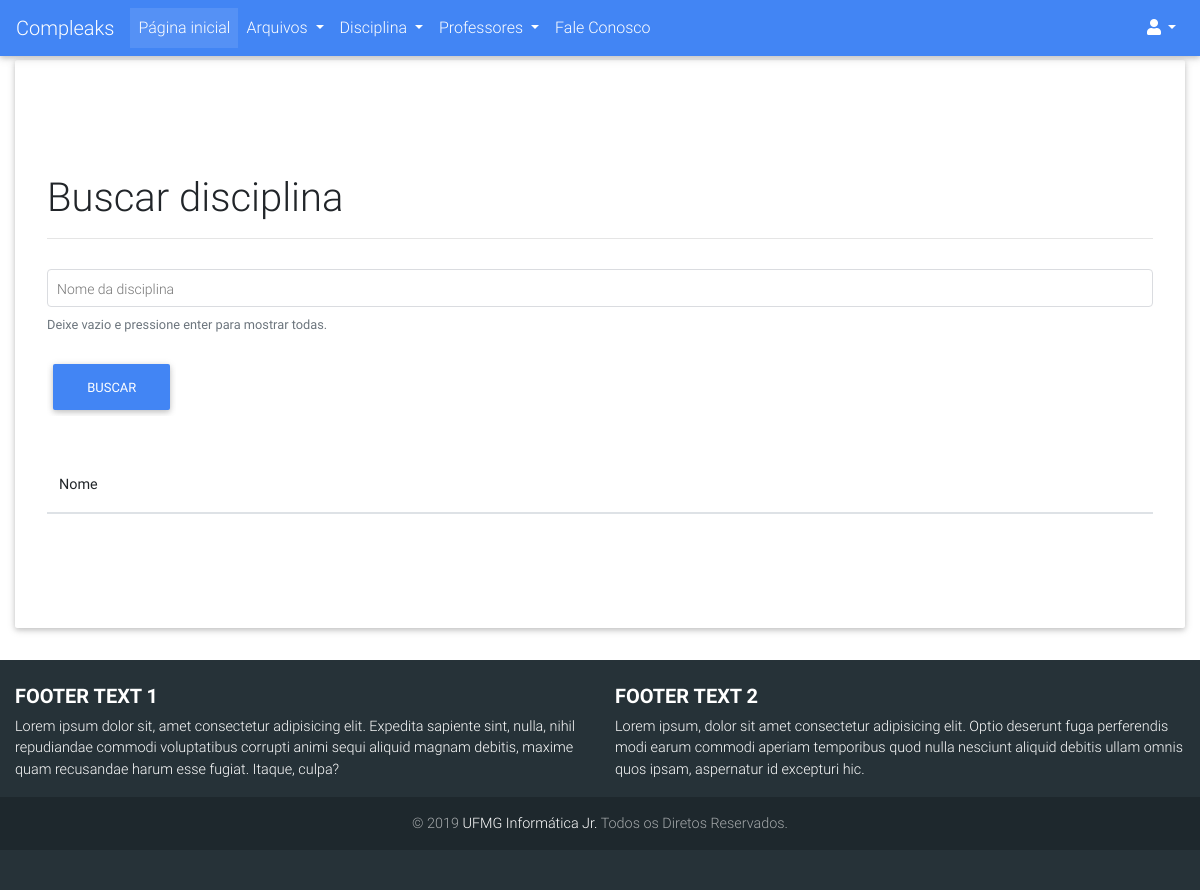
/disciplinas/listar, run on an earlier commit of the app's database.
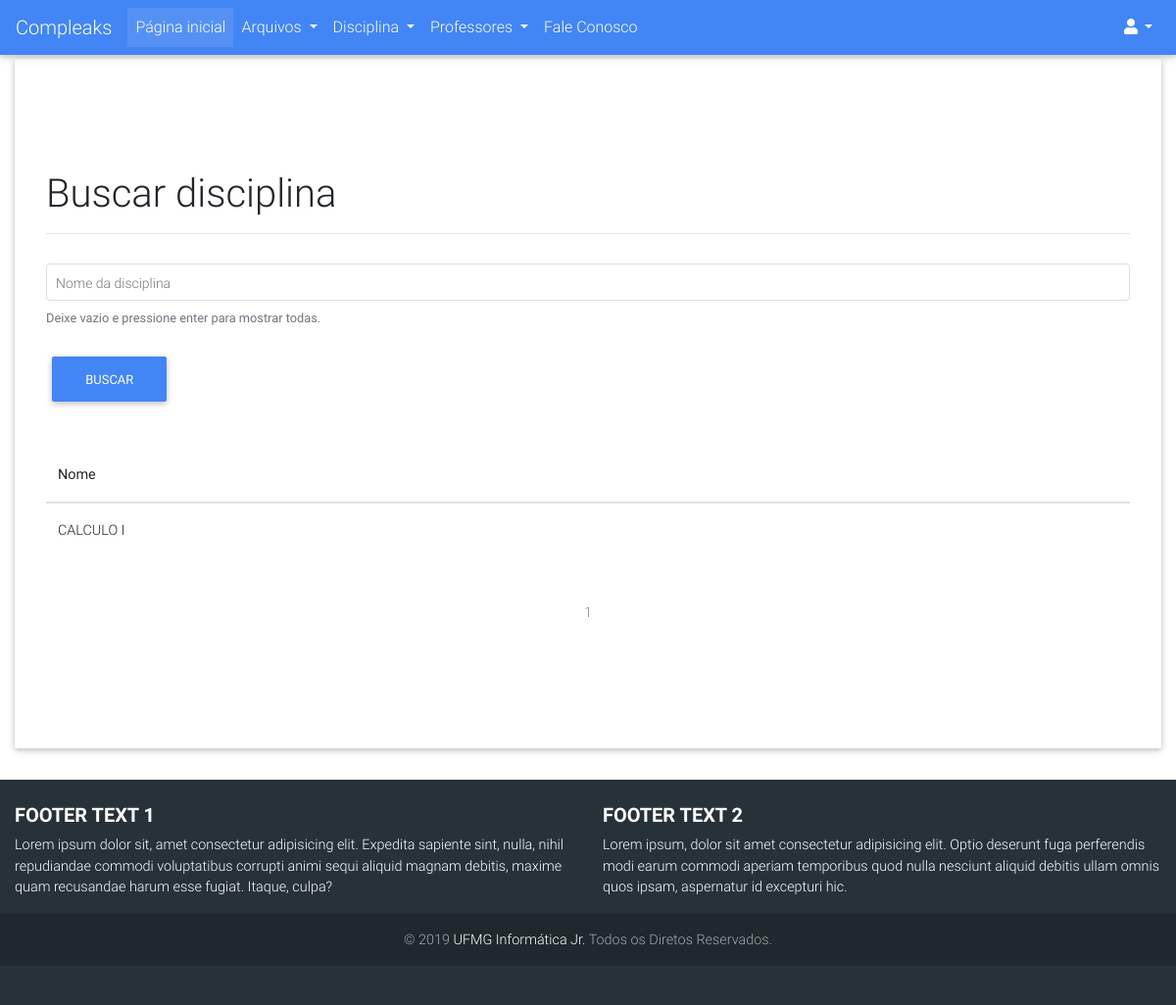
And on a later commit of the database.
### compleaks/disciplinas/models.py (models this page shows, shortened)
class Disciplina(db.Model):
	__tablename__ = 'disciplinas'
	id = db.Column(db.Integer, primary_key=True)
	nome = db.Column(db.String, unique=True)
	data_criacao = db.Column(db.DateTime, default=datetime.now)
	ativado = db.Column(db.Boolean)
	data_deletado = db.Column(db.DateTime, nullable=True)
	id_deletor = db.Column(db.Integer, nullable=True)
	id_criador = db.Column(db.Integer, nullable=True)
	motivo_delete = db.Column(db.String(120), nullable=True)
	arquivos = db.relationship('Arquivo', backref='disciplina', lazy=True)
	comentarios = db.relationship('ComentarioDisc', backref='disciplina', lazy=True)
	questoes = db.relationship('Questao', backref='disciplina', lazy=True)
	materias = db.relationship('Materia', backref='disciplina', lazy=True)

### compleaks/disciplinas/views.py (the view)
@disciplinas.route('/lista/<nome>',
	methods=['POST', 'GET'])
@disciplinas.route('/listar', defaults={"nome":None}, methods=['POST', 'GET'])
def listar(nome):
	form_excluir = ExcluirDisciplinaForm()
	form_editar = EditarDisciplinaForm()
	form_buscar = BuscarDisciplinaForm()
	form_login = LoginForm()
	page = request.args.get('page', 1, type=int)
	if not nome:
		disciplinadb = Disciplina.query.order_by(Disciplina.nome.asc()).paginate(page=page, per_page=10)
	else:
		disciplinadb = Disciplina.query.filter(Disciplina.nome.contains(nome))\
		.order_by(Disciplina.nome.asc()).paginate(page=page, per_page=10)
	disciplinas = disciplinadb
	disciplinadb = disciplinadb.items
	if disciplinadb:
		existe_disciplina = True
	else:
		existe_disciplina = False
	return render_template('listar_disciplina.html',disciplinadb=disciplinadb, form_login=form_login,
				form_buscar=form_buscar, form_editar=form_editar, form_excluir=form_excluir,
				disciplinas=disciplinas, navigation_data=nome, existe_disciplina=existe_disciplina)

### compleaks/disciplinas/forms.py
class ExcluirDisciplinaForm(FlaskForm):
    motivo = StringField("Motivo da exclusão por favor:")
    submit = SubmitField("Excluir")

class EditarDisciplinaForm(FlaskForm):
    novo_nome = StringField("Novo nome:", validators=[DataRequired()])
    submit = SubmitField("Editar")

### compleaks/disciplinas/templates/disciplinas/listar_disciplina.html (shortened to what the changed rows need)
{% extends "base.html" %}
{% block content %}
  {% if current_user.is_admin %}
    <div>
        <form class="form-group" action="{{ url_for('disciplinas.buscar') }}" method="POST">
            <div class="page-header" style="margin-bottom: 30px;">
                <h1>Buscar disciplina</h1>
                <hr/>
            </div>
            {{ form_buscar.hidden_tag() }}
            <div class="md-form md-outline">
                {{form_buscar.nome(id="inputIconEx1", class="form-control")}}
                <label for="inputIconEx1">Nome da disciplina</label>
                <small id="emailHelp2" class="form-text text-muted">Deixe vazio e pressione enter para mostrar todas.</small>
            </div>
            {{ form_buscar.submit(class="btn btn-primary") }}
        </form>
    </div>
    <br>
    {% if busca %}
        {% if existe_disciplina %}
        {% else %}
            <h2>Sem resultados para busca</h2>
            <br>
        {% endif %}
    {% endif %}
    <table class="table" >
        <h2>Disciplinas</h2>
        <thead>
            <tr>
              <th>ID</th>
              <th>Nome</th>
              <th>Ação</th>
            </tr>
        </thead>
        {% if existe_disciplina %}
        {% for disciplina in disciplinadb %}
            <tbody>
                <tr>
                    {% if not disciplina.ativado %}
                        <article color="red">
                            <td>{{ disciplina.id }}</td>
                            <td><a href="{{url_for('disciplinas.perfil', id=disciplina.id )}}">{{ disciplina.nome }}</a></td>
                            <td><button type="button" class="btn btn-danger" data-toggle="modal"  data-target="#redefinir{{disciplina.id}}" >Redefinir</button></td>
                        </article>
                    {% else %}
                        <td>{{ disciplina.id }}</td>
                        <td><a href="{{url_for('disciplinas.perfil', id=disciplina.id )}}"> {{ disciplina.nome }}</a></td>
                        <td>
                            <a data-dismiss="modal" data-toggle="modal" data-target="#editar{{disciplina.id}}"><img class="img-responsive delete" data-toggle="tooltip" data-placement="top" title="Editar" src="{{url_for('static', filename='images/icones/padrao/editar.svg')}}" alt="Editar"/></a>
                            <a data-dismiss="modal" data-toggle="modal" data-target="#excluir{{disciplina.id}}"><img class="img-responsive delete icone" data-toggle="tooltip" data-placement="top" title="Excluir" src="{{url_for('static', filename='images/icones/padrao/delete_arquivo.svg')}}" alt="Excluir"/></a>
                        </td>
                    {% endif %}
                </tr>
            </tbody>
            <div class="modal fade" tabindex="-1" role="dialog" id="redefinir{{disciplina.id}}">
                <div class="modal-dialog" role="document">
                    <div class="modal-content">
                        <div class="modal-header">
                            <h5 class="modal-title">Redefinir disciplina?</h5>
                            <button type="button" class="close" data-dismiss="modal" aria-label="Close">
                            <span aria-hidden="true">&times;</span>
                            </button>
                        </div>
                        <div class="modal-body">
                            <p>Você tem certeza que deseja redefinir essa disciplina?</p>
                            <br/>
                            <h6 class="modal-title">Dados de Cadastro</h6>
                            <p>  Nome: {{ disciplina.nome }} </p>
                            <br/>
                            <h6 class="modal-title">Dados de Exclusão</h6>
                            <p> Id do usuário que excluiu: {{ disciplina.id_deletor }} </p>
                            {% if disciplina.motivo_delete %}
                                <p> Motivo da Exclusão: {{ disciplina.motivo_delete }} </p>
                            {% else %}
                                <p> Nenhum motivo de Exclusão Cadastrado </p>
                            {% endif %}
                            <br/>
                        </div>
                        <div class="modal-footer">
                            <button type="button" class="btn btn-secondary" data-dismiss="modal">Cancel</button>
                            <form id="id_form" action="{{ url_for('disciplinas.redefinir', disc_id=disciplina.id) }} " method="POST">
                                <input type="submit" value="Redefinir" for="#id_form">
                            </form>
                        </div>
                    </div>
                </div>
            </div>
            <div class="modal fade" tabindex="-1" role="dialog" id="editar{{disciplina.id}}">
                <div class="modal-dialog" role="document">
                    <div class="modal-content">
                        <div class="modal-header">
                            <h5 class="modal-title">Editar disciplina?</h5>
                            <button type="button" class="close" data-dismiss="modal" aria-label="Close">
                            <span aria-hidden="true">&times;</span>
                            </button>
                        </div>
                        <form action="{{ url_for('disciplinas.editar', disc_id=disciplina.id) }}" method="POST">
                            <div class="modal-body">
                                <p>Você tem certeza que deseja editar essa disciplina?</p>
                                <h6 class="modal-title">Dados de Cadastro</h6>
                                <p>Nome: {{ disciplina.nome }} </p>
                                <br>
                                {{ form_editar.hidden_tag() }}
                                {{form_editar.novo_nome.label}}
                                {{form_editar.novo_nome(class="form-control", value=disciplina.nome )}}
                              </div>
                            <div class="modal-footer">
                                <button type="button" class="btn btn-secondary" data-dismiss="modal">Cancelar</button>
                                {{ form_editar.submit()}}
                            </div>
                        </form>
                    </div>
                </div>
            </div>
            <div class="modal fade" tabindex="-1" role="dialog" id="excluir{{disciplina.id}}">
                <div class="modal-dialog" role="document">
                    <div class="modal-content">
                        <div class="modal-header">
                            <h5 class="modal-title">Excluir disciplina?</h5>
                            <button type="button" class="close" data-dismiss="modal" aria-label="Close">
                            <span aria-hidden="true">&times;</span>
                            </button>
                        </div>
                        <form action="{{ url_for('disciplinas.excluir', disc_id=disciplina.id) }}" method="POST">
                            <div class="modal-body">
                                <p>Você tem certeza que deseja excluir essa disciplina?</p>
                                <h6 class="modal-title">Dados de Cadastro</h6>
                                <p>  Nome: {{ disciplina.nome }} </p>
                                <br>
                                <h6 class="modal-title">Motivo da exclusão</h6>
                                {{ form_excluir.hidden_tag() }}
                                {{ form_excluir.motivo.label}}
                                {{ form_excluir.motivo(class="form-control", placeholder="Digite o motivo aqui") }}
                            </div>
                            <div class="modal-footer">
                                <button type="button" class="btn btn-secondary" data-dismiss="modal">Cancelar</button>
                                {{ form_excluir.submit() }}
                            </div>
                        </form>
                    </div>
                </div>
            </div>
        {% endfor %}
        {% endif %}
    </table>
    {% if existe_disciplina %}
    <br/>
      <nav style="position: static;" aria-label="Page navigation example">
            <ul class="pagination justify-content-center">
                {% for page_num in disciplinas.iter_pages(left_edge=1, right_edge=1, left_current=1, right_current=2) %}
                    {% if disciplinas.page == page_num and page_num %}
                        <li class="page-item disabled">
                            {% if not navigation_data %}
                                <a class="page-link" href="{{ url_for('disciplinas.listar', page=page_num) }}">{{ page_num }}</a></li>
                            {% else %}
                                <a class="page-link" href="{{ url_for('disciplinas.listar', page=page_num, nome=navigation_data) }}">{{ page_num }}</a></li>
                            {% endif %}
                        </li>
                    {% elif page_num %}
                        <li class="page-item">
                            {% if not navigation_data %}
                                <a class="page-link" href="{{ url_for('disciplinas.listar', page=page_num) }}">{{ page_num }}</a></li>
                            {% else %}
                                <a class="page-link" href="{{ url_for('disciplinas.listar', page=page_num, nome=navigation_data) }}">{{ page_num }}</a></li>
                            {% endif %}
                        </li>
                    {% else %}
                        ...
                    {% endif %}
                {% endfor %}
            </ul>
        </nav>
        {% endif %}
    {% else %}
    <div>
        <form class="form-group" action="{{ url_for('disciplinas.buscar') }}" method="POST">
            <div class="page-header" style="margin-bottom: 30px;">
                <h1>Buscar disciplina</h1>
            </div>
        </form>
    </div>
    <br>
    <table class="table" >
        <thead>
            <tr>
                <th>Nome</th>
            </tr>
        </thead>
        {% if existe_disciplina %}
        {% for disciplina in disciplinadb %}
            {% if disciplina.ativado %}
                <tbody>
                    <tr>
                        <td><a href="{{url_for('disciplinas.perfil', id=disciplina.id )}}">{{ disciplina.nome }}</a></td>
                    </tr>
                </tbody>
            {% endif %}
        {% endfor %}
        {% endif %}
    </table>
    {% if existe_disciplina %}
    <br/>
      <nav style="position: static;" aria-label="Page navigation example">
            <ul class="pagination justify-content-center">
            {% for page_num in disciplinas.iter_pages(left_edge=1, right_edge=1, left_current=1, right_current=2) %}
                {% if disciplinas.page == page_num and page_num %}
                    <li class="page-item disabled">
                        {% if not navigation_data %}
                            <a class="page-link" href="{{ url_for('disciplinas.listar', page=page_num) }}">{{ page_num }}</a></li>
                        {% else %}
                            <a class="page-link" href="{{ url_for('disciplinas.listar', page=page_num, nome=navigation_data) }}">{{ page_num }}</a></li>
                        {% endif %}
                {% else %}
                    ...
                {% endif %}
            {% endfor %}
        </ul>
    </nav>
    {% endif %}
  {% endif %}
{% endblock %}

What changed in the data, as far as the page shows it:
added Disciplina: nome "CALCULO I"
Also different on the page:
new list line: "1"
